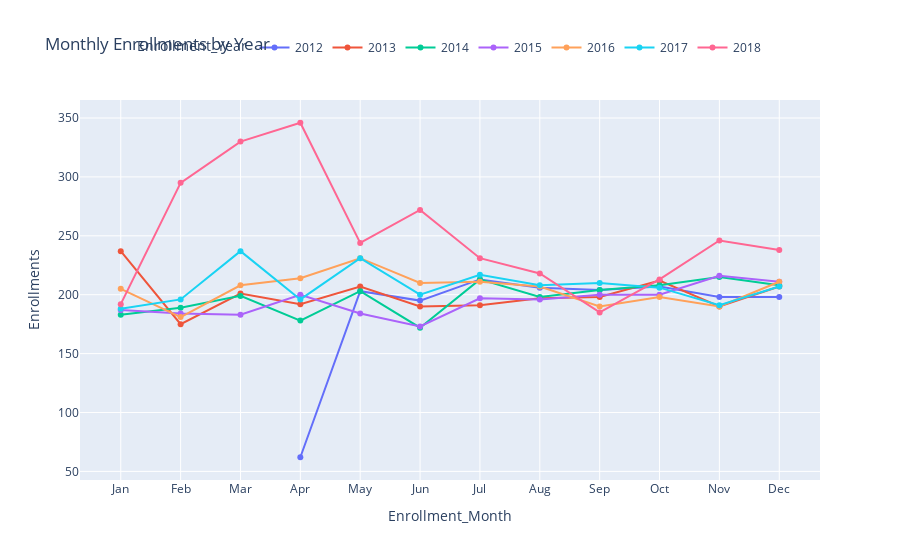

Here is the notebook cell this chart was saved with:
### Code cell
plot_monthly_enrollments_by_year_plotly(enrollments)

### Figure 1 — Plotly figure (JSON) as saved in the notebook; plotly's stock layout.template omitted (floating-point values rounded to 4 significant figures)
{"data": [{"hovertemplate": "Enrollment_Year=2012<br>Enrollment_Month=%{x}<br>Enrollments=%{y}<extra></extra>", "legendgroup": "2012", "line": {"color": "#636efa", "dash": "solid"}, "marker": {"symbol": "circle"}, "mode": "lines+markers", "name": "2012", "orientation": "v", "showlegend": true, "type": "scatter", "x": [4, 5, 6, 7, 8, 9, 10, 11, 12], "xaxis": "x", "y": [62, 203, 195, 213, 206, 204, 207, 198, 198], "yaxis": "y"}, {"hovertemplate": "Enrollment_Year=2013<br>Enrollment_Month=%{x}<br>Enrollments=%{y}<extra></extra>", "legendgroup": "2013", "line": {"color": "#EF553B", "dash": "solid"}, "marker": {"symbol": "circle"}, "mode": "lines+markers", "name": "2013", "orientation": "v", "showlegend": true, "type": "scatter", "x": [1, 2, 3, 4, 5, 6, 7, 8, 9, 10, 11, 12], "xaxis": "x", "y": [237, 175, 201, 192, 207, 190, 191, 197, 198, 212, 190, 207], "yaxis": "y"}, {"hovertemplate": "Enrollment_Year=2014<br>Enrollment_Month=%{x}<br>Enrollments=%{y}<extra></extra>", "legendgroup": "2014", "line": {"color": "#00cc96", "dash": "solid"}, "marker": {"symbol": "circle"}, "mode": "lines+markers", "name": "2014", "orientation": "v", "showlegend": true, "type": "scatter", "x": [1, 2, 3, 4, 5, 6, 7, 8, 9, 10, 11, 12], "xaxis": "x", "y": [183, 189, 199, 178, 203, 172, 213, 198, 204, 208, 215, 208], "yaxis": "y"}, {"hovertemplate": "Enrollment_Year=2015<br>Enrollment_Month=%{x}<br>Enrollments=%{y}<extra></extra>", "legendgroup": "2015", "line": {"color": "#ab63fa", "dash": "solid"}, "marker": {"symbol": "circle"}, "mode": "lines+markers", "name": "2015", "orientation": "v", "showlegend": true, "type": "scatter", "x": [1, 2, 3, 4, 5, 6, 7, 8, 9, 10, 11, 12], "xaxis": "x", "y": [187, 184, 183, 200, 184, 173, 197, 196, 200, 200, 216, 211], "yaxis": "y"}, {"hovertemplate": "Enrollment_Year=2016<br>Enrollment_Month=%{x}<br>Enrollments=%{y}<extra></extra>", "legendgroup": "2016", "line": {"color": "#FFA15A", "dash": "solid"}, "marker": {"symbol": "circle"}, "mode": "lines+markers", "name": "2016", "orientation": "v", "showlegend": true, "type": "scatter", "x": [1, 2, 3, 4, 5, 6, 7, 8, 9, 10, 11, 12], "xaxis": "x", "y": [205, 181, 208, 214, 231, 210, 211, 207, 190, 198, 190, 211], "yaxis": "y"}, {"hovertemplate": "Enrollment_Year=2017<br>Enrollment_Month=%{x}<br>Enrollments=%{y}<extra></extra>", "legendgroup": "2017", "line": {"color": "#19d3f3", "dash": "solid"}, "marker": {"symbol": "circle"}, "mode": "lines+markers", "name": "2017", "orientation": "v", "showlegend": true, "type": "scatter", "x": [1, 2, 3, 4, 5, 6, 7, 8, 9, 10, 11, 12], "xaxis": "x", "y": [188, 196, 237, 196, 231, 200, 217, 208, 210, 206, 191, 207], "yaxis": "y"}, {"hovertemplate": "Enrollment_Year=2018<br>Enrollment_Month=%{x}<br>Enrollments=%{y}<extra></extra>", "legendgroup": "2018", "line": {"color": "#FF6692", "dash": "solid"}, "marker": {"symbol": "circle"}, "mode": "lines+markers", "name": "2018", "orientation": "v", "showlegend": true, "type": "scatter", "x": [1, 2, 3, 4, 5, 6, 7, 8, 9, 10, 11, 12], "xaxis": "x", "y": [192, 295, 330, 346, 244, 272, 231, 218, 185, 213, 246, 238], "yaxis": "y"}], "layout": {"legend": {"orientation": "h", "title": {"text": "Enrollment_Year"}, "tracegroupgap": 0, "x": 0.5, "xanchor": "center", "y": 1.1, "yanchor": "bottom"}, "showlegend": true, "title": {"text": "Monthly Enrollments by Year"}, "xaxis": {"anchor": "y", "domain": [0, 1], "tickmode": "array", "ticktext": ["Jan", "Feb", "Mar", "Apr", "May", "Jun", "Jul", "Aug", "Sep", "Oct", "Nov", "Dec"], "tickvals": [1, 2, 3, 4, 5, 6, 7, 8, 9, 10, 11, 12], "title": {"text": "Enrollment_Month"}}, "yaxis": {"anchor": "x", "domain": [0, 1], "title": {"text": "Enrollments"}}}}
